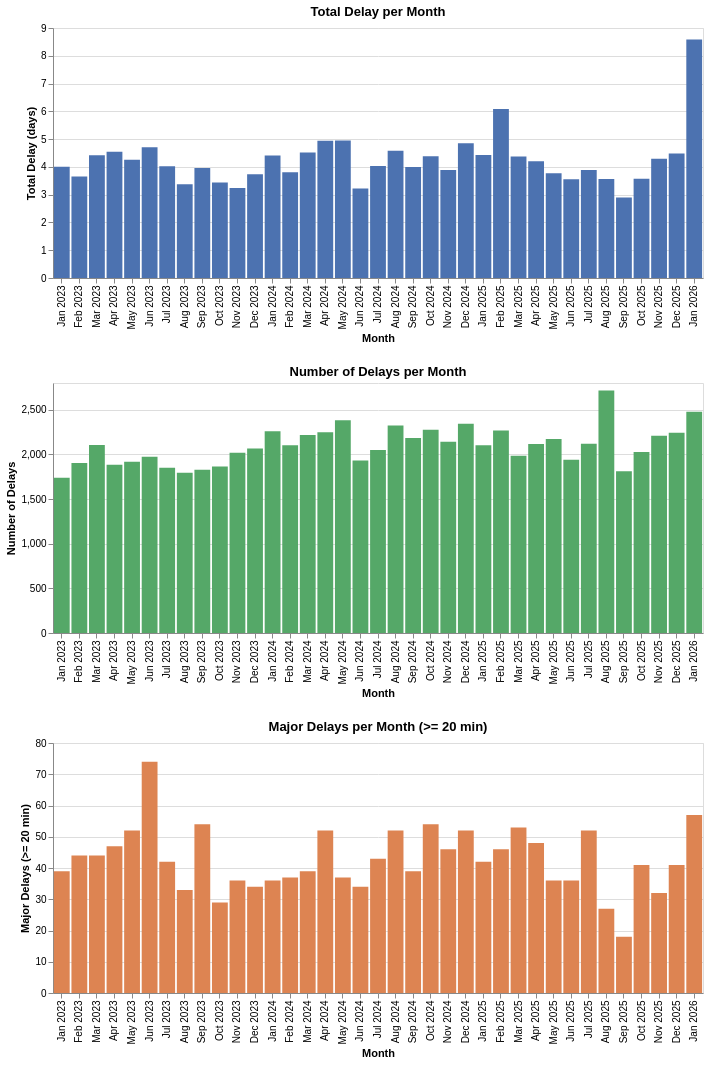

Notebook cell for this chart:
### Code cell
month_order = monthly["month_label"].to_list()

base = alt.Chart(monthly).encode(
    x=alt.X("month_label:N", sort=month_order, title="Month"),
)

chart_total = base.transform_calculate(
    total_delay_days="datum.total_delay / 1440"
).mark_bar(color="#4C72B0").encode(
    y=alt.Y("total_delay_days:Q", title="Total Delay (days)"),
    tooltip=[
        alt.Tooltip("month_label:N", title="Month"),
        alt.Tooltip("total_delay_days:Q", title="Total Delay (days)", format=".2f"),
    ],
).properties(title="Total Delay per Month", width=650, height=250)

chart_delays = base.mark_bar(color="#55A868").encode(
    y=alt.Y("delays:Q", title="Number of Delays"),
    tooltip=[
        alt.Tooltip("month_label:N", title="Month"),
        alt.Tooltip("delays:Q", title="Delays"),
    ],
).properties(title="Number of Delays per Month", width=650, height=250)

chart_major = base.mark_bar(color="#DD8452").encode(
    y=alt.Y("major_delays:Q", title="Major Delays (>= 20 min)"),
    tooltip=[
        alt.Tooltip("month_label:N", title="Month"),
        alt.Tooltip("major_delays:Q", title="Major Delays"),
    ],
).properties(title="Major Delays per Month (>= 20 min)", width=650, height=250)

alt.vconcat(chart_total, chart_delays, chart_major)

### Figure 1 — Vega-Lite specification as saved in the notebook (floating-point values rounded to 4 significant figures)
{"config": {"view": {"continuousWidth": 300, "continuousHeight": 300}}, "vconcat": [{"mark": {"type": "bar", "color": "#4C72B0"}, "encoding": {"tooltip": [{"field": "month_label", "title": "Month", "type": "nominal"}, {"field": "total_delay_days", "format": ".2f", "title": "Total Delay (days)", "type": "quantitative"}], "x": {"field": "month_label", "sort": ["Jan 2023", "Feb 2023", "Mar 2023", "Apr 2023", "May 2023", "Jun 2023", "Jul 2023", "Aug 2023", "Sep 2023", "Oct 2023", "Nov 2023", "Dec 2023", "Jan 2024", "Feb 2024", "Mar 2024", "Apr 2024", "May 2024", "Jun 2024", "Jul 2024", "Aug 2024", "Sep 2024", "Oct 2024", "Nov 2024", "Dec 2024", "Jan 2025", "Feb 2025", "Mar 2025", "Apr 2025", "May 2025", "Jun 2025", "Jul 2025", "Aug 2025", "Sep 2025", "Oct 2025", "Nov 2025", "Dec 2025", "Jan 2026"], "title": "Month", "type": "nominal"}, "y": {"field": "total_delay_days", "title": "Total Delay (days)", "type": "quantitative"}}, "height": 250, "title": "Total Delay per Month", "transform": [{"calculate": "datum.total_delay / 1440", "as": "total_delay_days"}], "width": 650}, {"mark": {"type": "bar", "color": "#55A868"}, "encoding": {"tooltip": [{"field": "month_label", "title": "Month", "type": "nominal"}, {"field": "delays", "title": "Delays", "type": "quantitative"}], "x": {"field": "month_label", "sort": ["Jan 2023", "Feb 2023", "Mar 2023", "Apr 2023", "May 2023", "Jun 2023", "Jul 2023", "Aug 2023", "Sep 2023", "Oct 2023", "Nov 2023", "Dec 2023", "Jan 2024", "Feb 2024", "Mar 2024", "Apr 2024", "May 2024", "Jun 2024", "Jul 2024", "Aug 2024", "Sep 2024", "Oct 2024", "Nov 2024", "Dec 2024", "Jan 2025", "Feb 2025", "Mar 2025", "Apr 2025", "May 2025", "Jun 2025", "Jul 2025", "Aug 2025", "Sep 2025", "Oct 2025", "Nov 2025", "Dec 2025", "Jan 2026"], "title": "Month", "type": "nominal"}, "y": {"field": "delays", "title": "Number of Delays", "type": "quantitative"}}, "height": 250, "title": "Number of Delays per Month", "width": 650}, {"mark": {"type": "bar", "color": "#DD8452"}, "encoding": {"tooltip": [{"field": "month_label", "title": "Month", "type": "nominal"}, {"field": "major_delays", "title": "Major Delays", "type": "quantitative"}], "x": {"field": "month_label", "sort": ["Jan 2023", "Feb 2023", "Mar 2023", "Apr 2023", "May 2023", "Jun 2023", "Jul 2023", "Aug 2023", "Sep 2023", "Oct 2023", "Nov 2023", "Dec 2023", "Jan 2024", "Feb 2024", "Mar 2024", "Apr 2024", "May 2024", "Jun 2024", "Jul 2024", "Aug 2024", "Sep 2024", "Oct 2024", "Nov 2024", "Dec 2024", "Jan 2025", "Feb 2025", "Mar 2025", "Apr 2025", "May 2025", "Jun 2025", "Jul 2025", "Aug 2025", "Sep 2025", "Oct 2025", "Nov 2025", "Dec 2025", "Jan 2026"], "title": "Month", "type": "nominal"}, "y": {"field": "major_delays", "title": "Major Delays (>= 20 min)", "type": "quantitative"}}, "height": 250, "title": "Major Delays per Month (>= 20 min)", "width": 650}], "data": {"name": "data-a391232adb632de636f192370dc72b05"}, "$schema": "https://vega.github.io/schema/vega-lite/v6.4.1.json", "datasets": {"data-a391232adb632de636f192370dc72b05": [{"year_month": 202301, "month_label": "Jan 2023", "delays": 1738, "total_delay": 5768, "max_delay": 179, "major_delays": 39}, {"year_month": 202302, "month_label": "Feb 2023", "delays": 1904, "total_delay": 5266, "max_delay": 309, "major_delays": 44}, {"year_month": 202303, "month_label": "Mar 2023", "delays": 2105, "total_delay": 6359, "max_delay": 202, "major_delays": 44}, {"year_month": 202304, "month_label": "Apr 2023", "delays": 1885, "total_delay": 6543, "max_delay": 420, "major_delays": 47}, {"year_month": 202305, "month_label": "May 2023", "delays": 1919, "total_delay": 6124, "max_delay": 195, "major_delays": 52}, {"year_month": 202306, "month_label": "Jun 2023", "delays": 1973, "total_delay": 6778, "max_delay": 268, "major_delays": 74}, {"year_month": 202307, "month_label": "Jul 2023", "delays": 1852, "total_delay": 5795, "max_delay": 423, "major_delays": 42}, {"year_month": 202308, "month_label": "Aug 2023", "delays": 1794, "total_delay": 4857, "max_delay": 104, "major_delays": 33}, {"year_month": 202309, "month_label": "Sep 2023", "delays": 1828, "total_delay": 5696, "max_delay": 167, "major_delays": 54}, {"year_month": 202310, "month_label": "Oct 2023", "delays": 1866, "total_delay": 4955, "max_delay": 92, "major_delays": 29}, {"year_month": 202311, "month_label": "Nov 2023", "delays": 2018, "total_delay": 4661, "max_delay": 110, "major_delays": 36}, {"year_month": 202312, "month_label": "Dec 2023", "delays": 2067, "total_delay": 5377, "max_delay": 139, "major_delays": 34}, {"year_month": 202401, "month_label": "Jan 2024", "delays": 2259, "total_delay": 6352, "max_delay": 135, "major_delays": 36}, {"year_month": 202402, "month_label": "Feb 2024", "delays": 2102, "total_delay": 5476, "max_delay": 106, "major_delays": 37}, {"year_month": 202403, "month_label": "Mar 2024", "delays": 2219, "total_delay": 6505, "max_delay": 491, "major_delays": 39}, {"year_month": 202404, "month_label": "Apr 2024", "delays": 2248, "total_delay": 7119, "max_delay": 640, "major_delays": 52}, {"year_month": 202405, "month_label": "May 2024", "delays": 2384, "total_delay": 7126, "max_delay": 716, "major_delays": 37}, {"year_month": 202406, "month_label": "Jun 2024", "delays": 1932, "total_delay": 4646, "max_delay": 155, "major_delays": 34}, {"year_month": 202407, "month_label": "Jul 2024", "delays": 2050, "total_delay": 5805, "max_delay": 340, "major_delays": 43}, {"year_month": 202408, "month_label": "Aug 2024", "delays": 2323, "total_delay": 6591, "max_delay": 151, "major_delays": 52}, {"year_month": 202409, "month_label": "Sep 2024", "delays": 2185, "total_delay": 5758, "max_delay": 134, "major_delays": 39}, {"year_month": 202410, "month_label": "Oct 2024", "delays": 2277, "total_delay": 6306, "max_delay": 257, "major_delays": 54}, {"year_month": 202411, "month_label": "Nov 2024", "delays": 2143, "total_delay": 5603, "max_delay": 60, "major_delays": 46}, {"year_month": 202412, "month_label": "Dec 2024", "delays": 2345, "total_delay": 6987, "max_delay": 258, "major_delays": 52}, {"year_month": 202501, "month_label": "Jan 2025", "delays": 2104, "total_delay": 6381, "max_delay": 360, "major_delays": 42}, {"year_month": 202502, "month_label": "Feb 2025", "delays": 2268, "total_delay": 8766, "max_delay": 900, "major_delays": 46}, {"year_month": 202503, "month_label": "Mar 2025", "delays": 1985, "total_delay": 6305, "max_delay": 140, "major_delays": 53}, {"year_month": 202504, "month_label": "Apr 2025", "delays": 2117, "total_delay": 6055, "max_delay": 202, "major_delays": 48}, {"year_month": 202505, "month_label": "May 2025", "delays": 2173, "total_delay": 5432, "max_delay": 143, "major_delays": 36}, {"year_month": 202506, "month_label": "Jun 2025", "delays": 1940, "total_delay": 5117, "max_delay": 79, "major_delays": 36}, {"year_month": 202507, "month_label": "Jul 2025", "delays": 2121, "total_delay": 5597, "max_delay": 167, "major_delays": 52}, {"year_month": 202508, "month_label": "Aug 2025", "delays": 2717, "total_delay": 5127, "max_delay": 138, "major_delays": 27}, {"year_month": 202509, "month_label": "Sep 2025", "delays": 1811, "total_delay": 4179, "max_delay": 149, "major_delays": 18}, {"year_month": 202510, "month_label": "Oct 2025", "delays": 2027, "total_delay": 5150, "max_delay": 76, "major_delays": 41}, {"year_month": 202511, "month_label": "Nov 2025", "delays": 2208, "total_delay": 6187, "max_delay": 480, "major_delays": 32}, {"year_month": 202512, "month_label": "Dec 2025", "delays": 2242, "total_delay": 6458, "max_delay": 206, "major_delays": 41}, {"year_month": 202601, "month_label": "Jan 2026", "delays": 2478, "total_delay": 12366, "max_delay": 827, "major_delays": 57}]}}
